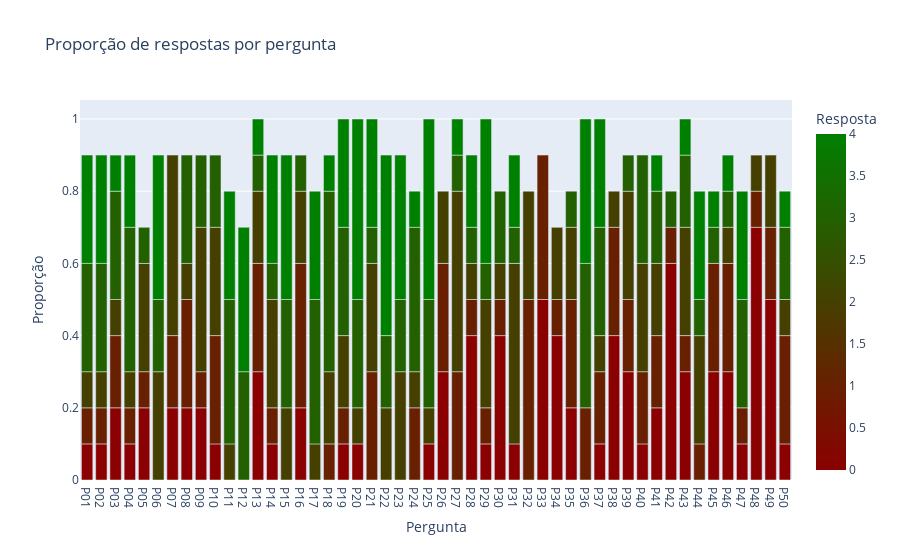

The notebook cell this image was saved under:
### Code cell
# Cria uma versão "long" dos dados de respostas
df_melt = df_respostas.melt(var_name='Pergunta', value_name='Valor')

# Calcula a contagem de cada resposta por pergunta e a proporção
df_counts = df_melt.groupby(['Pergunta', 'Valor']).size().reset_index(name='count')
df_totals = df_melt.groupby('Pergunta').size().reset_index(name='total')
df_counts = df_counts.merge(df_totals, on='Pergunta')
df_counts['proportion'] = df_counts['count'] / df_counts['total']

# Cria o gráfico de barras empilhadas para visualizar a proporção de respostas diferentes por pergunta
fig = px.bar(
    df_counts,
    x='Pergunta',
    y='proportion',
    color='Valor',
    title='Proporção de respostas por pergunta',
    labels={'proportion': 'Proporção', 'Valor': 'Resposta'},
    barmode='stack',
    color_continuous_scale=[(0.0, '#8B0000'), (1.0, 'green')],
    range_color=[0, 4]
)

df_media = df_respostas[cols_manter].mean().reset_index()
# fig.add_trace(px.line(df_media, x='index', y=0, title='Média das Respostas').data[0])

fig.show()

### Figure 1 — Plotly figure (JSON) as saved in the notebook; plotly's stock layout.template omitted (floating-point values rounded to 4 significant figures; data arrays with more than 128 entries replaced by an {"elided": "..."} marker saying what was removed)
{"data": [{"alignmentgroup": "True", "hovertemplate": "Pergunta=%{x}<br>Proporção=%{y}<br>Resposta=%{marker.color}<extra></extra>", "legendgroup": "", "marker": {"color": {"elided": "194 int values"}, "coloraxis": "coloraxis", "pattern": {"shape": ""}}, "name": "", "offsetgroup": "", "orientation": "v", "showlegend": false, "textposition": "auto", "type": "bar", "x": {"elided": "194 str values"}, "xaxis": "x", "y": {"elided": "194 float values"}, "yaxis": "y"}], "layout": {"barmode": "stack", "coloraxis": {"cmax": 4, "cmin": 0, "colorbar": {"title": {"text": "Resposta"}}, "colorscale": [[0, "#8B0000"], [1, "green"]]}, "legend": {"tracegroupgap": 0}, "title": {"text": "Proporção de respostas por pergunta"}, "xaxis": {"anchor": "y", "domain": [0, 1], "title": {"text": "Pergunta"}}, "yaxis": {"anchor": "x", "domain": [0, 1], "title": {"text": "Proporção"}}}}
